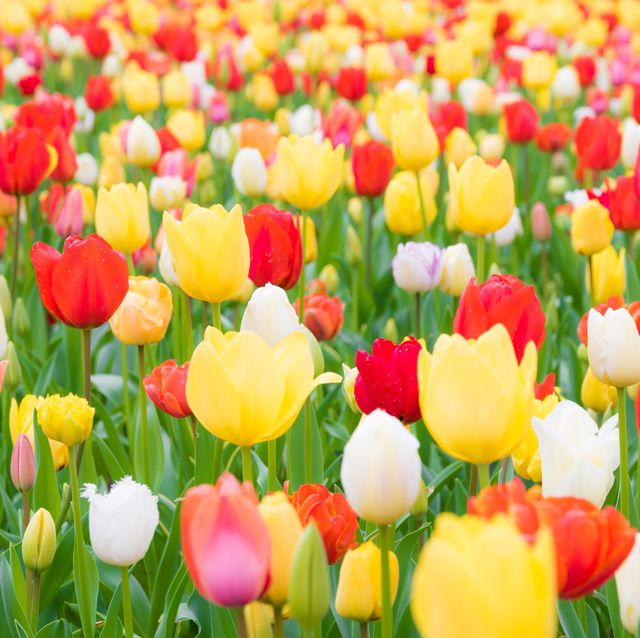
#> input picture 002-Scaling 2D image and Transformation/images/tulips.jpg, 640 x 638 px, found by its file name
$ jupyter execute red-rose-segmentation.ipynb   (shell and % lines are left out)
#> lines starting #> are read from the running program, lines starting #| are printed output that depends on the picture; after the words box and inside, x2 and y2 are one past the last pixel; in counts of white or black regions, pixels touching at a corner belong together
### Red Rose Extraction or Segmentation

[cell 1]
import cv2
import numpy as np
import matplotlib.pyplot as plt

[cell 2]
img = cv2.imread('/home/thura/Desktop/computer-vision-and-DL/CV-course1/1-intro-to-images/images/tulips.jpg')
#> img is the input picture: shape (638, 640, 3); mean B, G, R 87.5, 161.1, 197.5

[cell 3]
plt.imshow(img[:, :, ::-1])

[cell 4]
hsv_img = cv2.cvtColor(img, cv2.COLOR_BGR2HSV)
#> hsv_img: shape (638, 640, 3); mean H, S, V 40.4, 155.5, 210.1

[cell 5]
plt.imshow(hsv_img[:, :, ::-1])
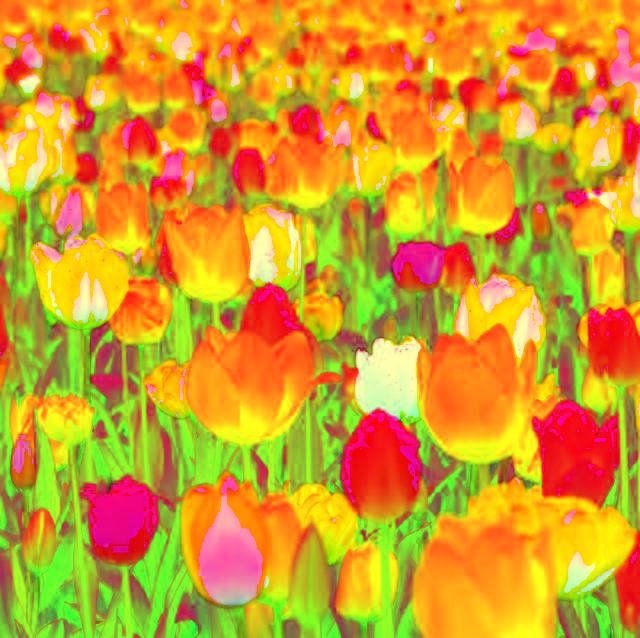
#> shown: shape (638, 640, 3); mean R, G, B 210.1, 155.5, 40.4

[cell 6]
lower_red = np.array([0, 120, 70])
upper_red = np.array([8, 255, 255])
mask1 = cv2.inRange(hsv_img, lower_red, upper_red)
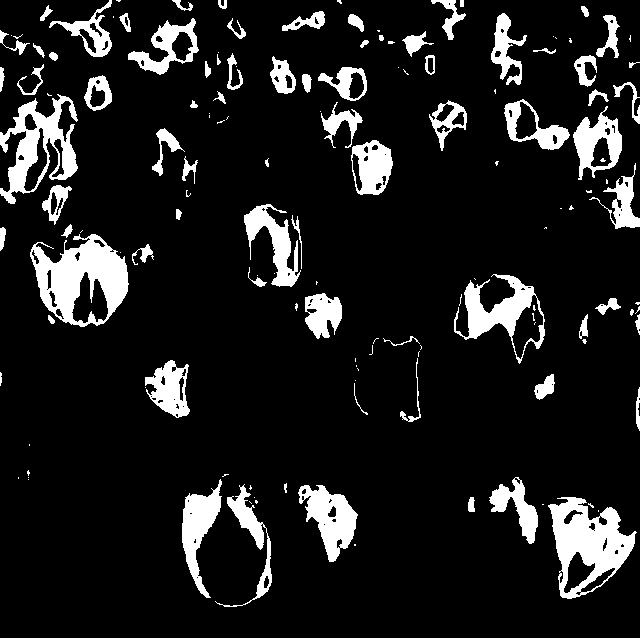
#> mask1: shape (638, 640); 11.4% white; 144 white regions (67 under 20 px), largest, box (x1, y1, x2, y2) and area: (30, 234, 129, 327) 4930, (548, 497, 637, 599) 4518, (0, 94, 78, 204) 3467

[cell 7]
type(mask1)

[cell 8]
mask1.dtype

[cell 9]
mask1.shape
#> Out = (638, 640)

[cell 10]
mask1.max()
#> Out = 255

[cell 11]
mask1.min()
#> Out = 0

[cell 12]
plt.imshow(mask1, cmap='gray')

[cell 13]
lower_red = np.array([170, 120, 70])
upper_red = np.array([180, 255, 255])
mask2 = cv2.inRange(hsv_img, lower_red, upper_red)
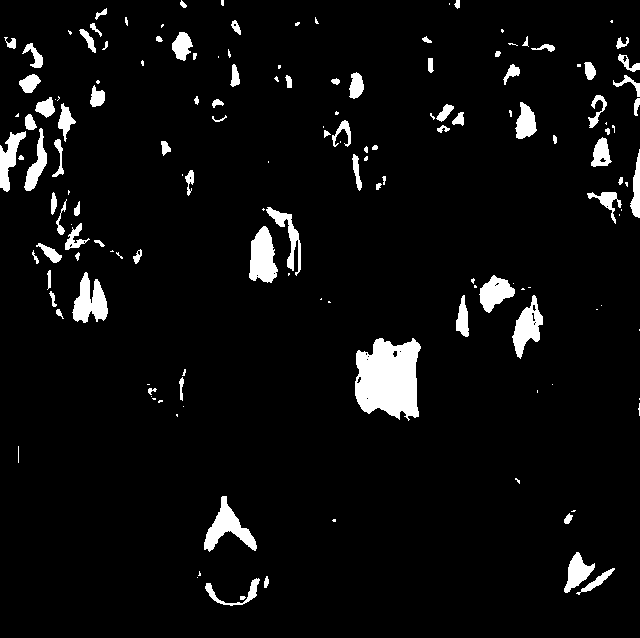
#> mask2: shape (638, 640); 5.3% white; 153 white regions (65 under 20 px), largest, box (x1, y1, x2, y2) and area: (355, 338, 421, 421) 4125, (249, 226, 278, 283) 1145, (204, 496, 257, 552) 1125

[cell 14]
np.unique(mask2)
#> Out = [0, 255]

[cell 15]
plt.imshow(mask2, cmap='gray')

[cell 16]
np.unique(mask1)
#> Out = [0, 255]

[cell 17]
mask = mask1 | mask2
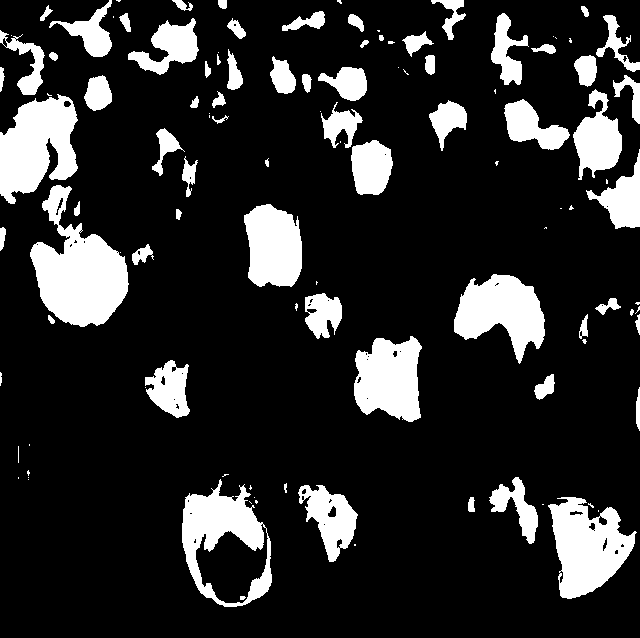
#> mask: shape (638, 640); 16.7% white; 113 white regions (45 under 20 px), largest, box (x1, y1, x2, y2) and area: (30, 185, 129, 327) 7495, (0, 94, 78, 204) 5650, (548, 497, 637, 599) 5423

[cell 18]
np.unique(mask)
#> Out = [0, 255]

[cell 19]
plt.imshow(mask, cmap='gray')

[cell 20]
res_img = cv2.bitwise_and(img, img, mask = mask)
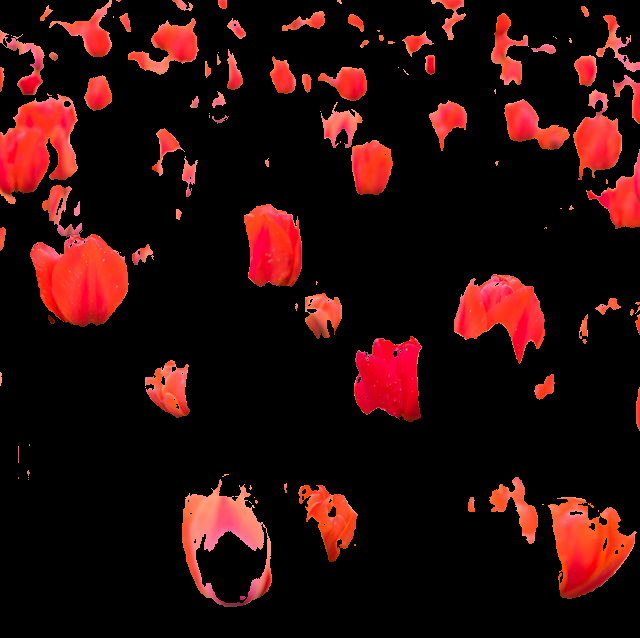
#> res_img: shape (638, 640, 3); mean B, G, R 10.3, 11.5, 40.6

[cell 21]
plt.figure(1)
plt.subplot(121)
plt.imshow(img[:, :, ::-1])
plt.subplot(122)
plt.imshow(res_img[:, :, ::-1])
plt.show()
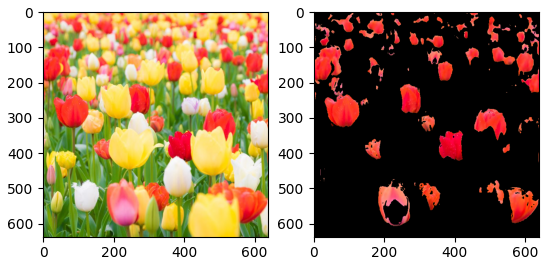
#> figure drawn by matplotlib, 2 panels

### Quiz: Yellow-rose segmentation

[cell 22]
lower_yellow = np.array([20, 100, 100])
upper_yellow = np.array([30, 255, 255])
yellow_mask = cv2.inRange(hsv_img, lower_yellow, upper_yellow)
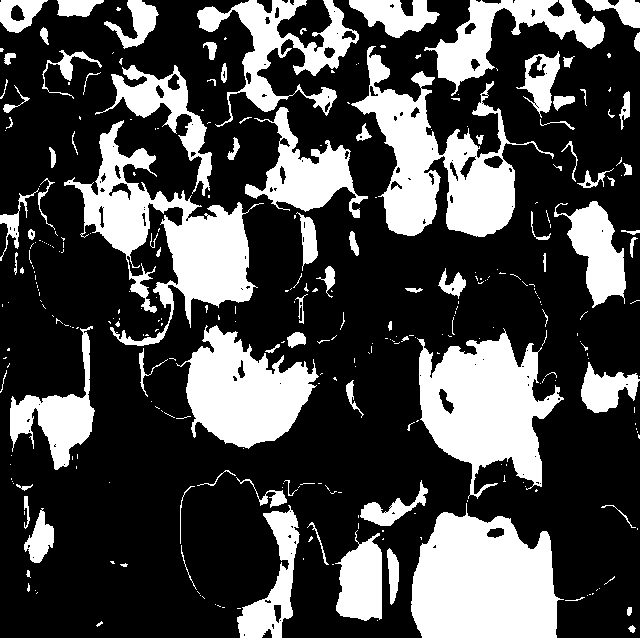
#> yellow_mask: shape (638, 640); 29.1% white; 318 white regions (226 under 20 px), largest, box (x1, y1, x2, y2) and area: (411, 503, 564, 638) 15325, (64, 120, 264, 346) 13655, (417, 328, 564, 499) 13417
res_img = cv2.bitwise_and(img, img, mask=yellow_mask)
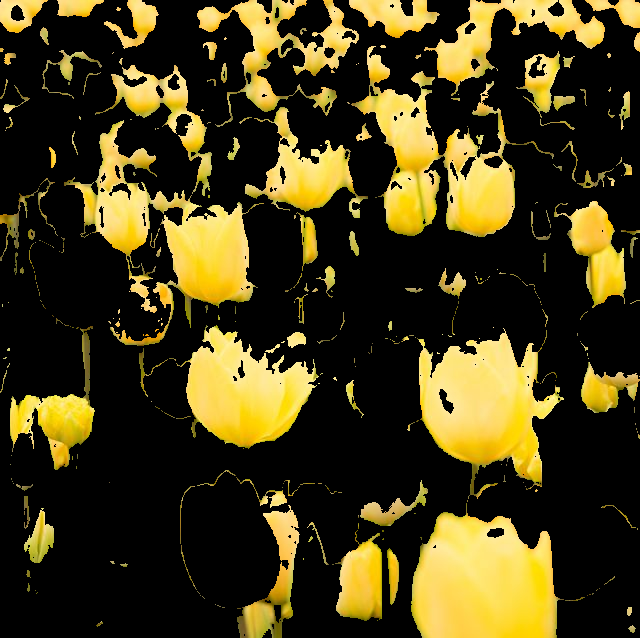
#> res_img: shape (638, 640, 3); mean B, G, R 23.9, 59.9, 69.1

[cell 23]
plt.figure(1)
plt.subplot(121)
plt.imshow(img[:, :, ::-1])
plt.subplot(122)
plt.imshow(res_img[:, :, ::-1])
plt.show()
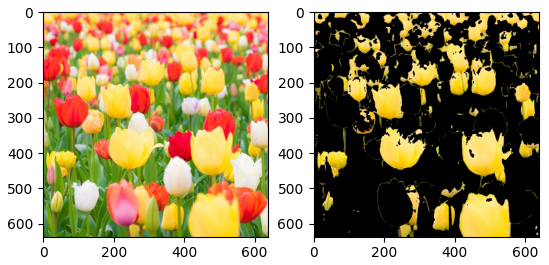
#> figure drawn by matplotlib, 2 panels
